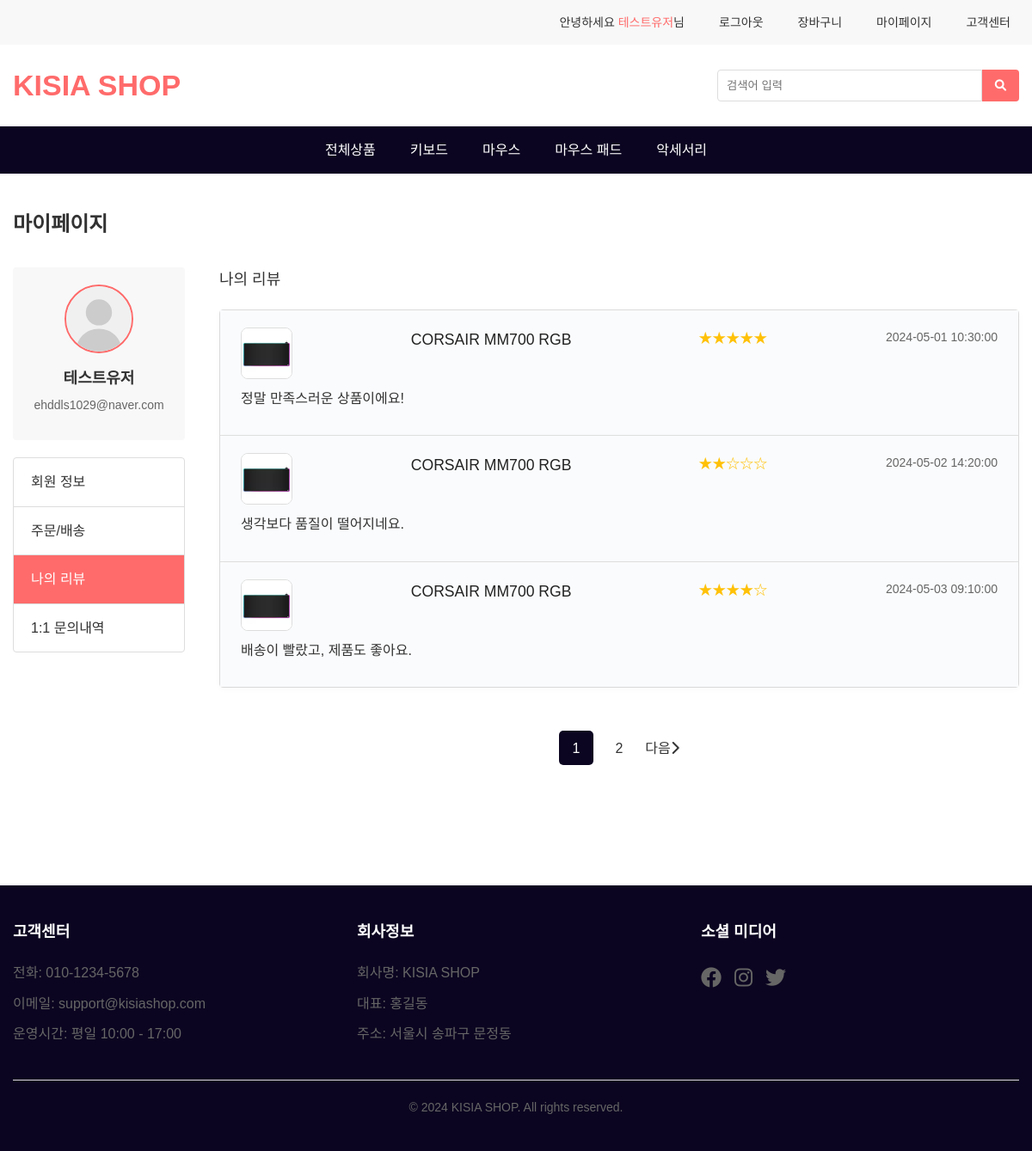
/mainmenu/mypage.php?tab=mypage_review.php (signed in), run on the app's committed database.
### tables this page shows
CREATE TABLE reviews (
    id INT AUTO_INCREMENT PRIMARY KEY,
    user_id INT,
    product_id INT,
    content TEXT NOT NULL,
    rating INT CHECK (rating BETWEEN 1 AND 5),
    image_url VARCHAR(255),
    created_at DATETIME DEFAULT CURRENT_TIMESTAMP,
    FOREIGN KEY (user_id) REFERENCES users(id) ON DELETE SET NULL,
    FOREIGN KEY (product_id) REFERENCES products(id) ON DELETE CASCADE
);

CREATE TABLE IF NOT EXISTS products (
  id INT AUTO_INCREMENT PRIMARY KEY,
  name VARCHAR(255) NOT NULL,
  short_description VARCHAR(255),
  description TEXT,
  price INT NOT NULL,
  stock INT DEFAULT 0,
  image_url VARCHAR(500),
  created_at DATETIME DEFAULT CURRENT_TIMESTAMP,
  deliver_price INT DEFAULT 0,
  category VARCHAR(255) NOT NULL,
  avg_rating FLOAT(2,1) DEFAULT 0,
  review_count INT DEFAULT 0
);

### mainmenu/queries/get_header_session.php (called while the page is built, shortened)
<?php
    $name = $_SESSION['name'] ?? '';
    $email = $_SESSION['email'] ?? '';
?>

### mainmenu/queries/get_mypage_review.php (called while the page is built, shortened)
<?php
    require_once '/var/www/html/mainmenu/common/db.php';
    $userId = $_SESSION['id'];
    $page = isset($_GET['page']) ? (int)$_GET['page'] : 1;
    $items_per_page = 3;
    $offset = ($page - 1) * $items_per_page;
    $sql = "
        SELECT
            reviews.id, reviews.content, reviews.rating, reviews.created_at,
            products.name, products.id as product_id, products.image_url
        FROM reviews
        JOIN products ON reviews.product_id = products.id
        WHERE reviews.user_id = ?
        LIMIT ?, ?
    ";
    $stmt = mysqli_prepare($conn, $sql);
    mysqli_stmt_bind_param($stmt, "iii", $userId, $offset, $items_per_page);
    mysqli_stmt_execute($stmt);
    $result = mysqli_stmt_get_result($stmt);
    $review = mysqli_fetch_all($result, MYSQLI_ASSOC);
    $count_sql = "SELECT COUNT(*) as total FROM reviews WHERE user_id = ?";
    $stmt_count = mysqli_prepare($conn, $count_sql);
    mysqli_stmt_bind_param($stmt_count, "i", $userId);
    mysqli_stmt_execute($stmt_count);
    $result_count = mysqli_stmt_get_result($stmt_count);
    $total_row = mysqli_fetch_assoc($result_count);
    $total_items = (int)$total_row['total'];
    $total_pages = ceil($total_items / $items_per_page);
?>

### mainmenu/mypage_review.php (the view, shortened to what this page needs)
<?php require_once 'queries/get_mypage_review.php'; ?>
        <div class="container">
            <div class="mypage-container">
                <h2 class="page-title">마이페이지</h2>
                <div class="mypage-content">
                    <div class="mypage-sidebar">
                        <div class="profile-section">
                            <div class="profile-image">
                                <img src="profile/default-profile.svg" alt="프로필 이미지">
                            </div>
                            <div class="profile-info">
                                <h3 class="profile-name"><?php echo htmlspecialchars($name); ?></h3>
                                <p class="profile-email"><?php echo htmlspecialchars($email); ?></p>
                            </div>
                        </div>
                        <ul class="mypage-menu">
                            <li><a href="mypage.php?tab=mypage_profile.php" data-section="profile-edit-section">회원 정보</a></li>
                            <li><a href="mypage.php?tab=mypage_order.php" data-section="order-section">주문/배송</a></li>
                            <li><a href="mypage.php?tab=mypage_review.php" data-section="review-section"  class="active">나의 리뷰</a></li>
                            <li><a href="mypage.php?tab=mypage_inquiry.php" data-section="inquiry-section">1:1 문의내역</a></li>
                        </ul>
                    </div>
                    <div class="mypage-section" id="review-section">
                        <h3>나의 리뷰</h3>
                        <div class="review-list">
                            <?php foreach($review as $r) : ?>
                                <div class="review-item">
                                    <div class="review-header">
                                        <img src="/<?php echo $r['image_url']; ?>" alt="상품 이미지">
                                        <a href="product_explain.php?id=<?php echo $r['product_id']; ?>"><h4><?php echo htmlspecialchars($r['name']); ?></h4></a>
                                        <span class="review-rating"><?php echo str_repeat('★', $r['rating']) . str_repeat('☆', 5 - $r['rating']); ?></span>
                                        <span class="review-date"><?php echo $r['created_at']; ?></span>
                                    </div>
                                    <div class="review-content">
                                        <p><?php echo $r['content']; ?></p>
                                    </div>
                                </div>
                            <?php endforeach; ?>
                        </div>
                        <div class="pagination" id="pagination">
                            <?php
                                for ($i = 1; $i <= $total_pages; $i++) {
                                    $active = $i == $page ? 'active' : '';
                                    echo "<a href='?page=$i' class='$active'>$i</a>";
                                }
                                if ($page < $total_pages) {
                                    $next_page = $page + 1;
                                    echo "<a href='?page=$next_page' class='next'>다음 <i class='fas fa-chevron-right'></i></a>";
                                }
                            ?>
                        </div>
                    </div>
                </div>
            </div>
        </div>

### mainmenu/css/style.css (style rules this page uses)
* { margin: 0; padding: 0; box-sizing: border-box; }
body { font-family: 'Noto Sans KR', sans-serif; line-height: 1.6; color: #333; }
.container { max-width: 1200px; margin: 0 auto; padding: 0 15px; }
a { text-decoration: none; color: inherit; }
ul { list-style: none; }

### mainmenu/css/mypage.css (style rules this page uses)
.mypage-container { padding: 40px 0; }
.page-title { margin-bottom: 30px; font-size: 24px; font-weight: 700; }
.mypage-content { display: flex; gap: 40px; }
.mypage-sidebar { width: 200px; flex-shrink: 0; }
.profile-section { background-color: #f8f8f8; border-radius: 4px; padding: 20px; margin-bottom: 20px; text-align: center; }
.profile-image { width: 80px; height: 80px; margin: 0 auto 15px; border-radius: 50%; overflow: hidden; border: 2px solid #ff6b6b; }
.profile-image img { width: 100%; height: 100%; object-fit: cover; }
.profile-info { margin-bottom: 10px; }
.profile-name { font-size: 18px; font-weight: 700; margin-bottom: 5px; color: #333; }
.profile-email { font-size: 14px; color: #666; }
.mypage-menu { list-style: none; padding: 0; margin: 0; border: 1px solid #ddd; border-radius: 4px; }
.mypage-menu li { border-bottom: 1px solid #ddd; }
.mypage-menu li:last-child { border-bottom: none; }
.mypage-menu a { display: block; padding: 15px 20px; color: #333; text-decoration: none; transition: all 0.3s ease; }
.mypage-menu a.active { background-color: #ff6b6b; color: white; }
.mypage-section { flex: 1; }
.mypage-section h3 { margin-bottom: 20px; font-size: 18px; font-weight: 500; }
.review-list { border: 1px solid #ddd; border-radius: 4px; }
.review-item { border-bottom: 1px solid #e0e0e0; padding: 20px 24px; background: #fafbfc; box-shadow: 0 2px 8px rgba(0,0,0,0.03); transition: box-shadow 0.2s; }
.review-item:last-child { border-bottom: none; }
.review-header { display: flex; justify-content: space-between; margin-bottom: 10px; }
.review-header img { width: 60px; height: 60px; object-fit: cover; border-radius: 8px; border: 1px solid #ddd; background: #fff; }
.review-header h4 { margin: 0 10px 0 0; font-size: 1.1rem; color: #222; font-weight: 500; flex: 1; }
.review-date { color: #666; font-size: 14px; }
.review-content { margin-bottom: 10px; }
.review-rating { color: #ffc107; margin-bottom: 10px; }
.pagination { display: flex ; justify-content: center; align-items: center; gap: 10px; margin: 50px 0; }
.pagination a { display: inline-flex ; align-items: center; justify-content: center; width: 40px; height: 40px; border-radius: 5px; background-color: white; color: #333; text-decoration: none; transition: all 0.3s; }
.pagination a.active { background-color: #0c0521; color: white; }

### mainmenu/common/footer.php (style rules this page uses)
.container { max-width: 1200px; margin: 0 auto; padding: 0 15px; }

### data on the page
reviews: product.image_url (picture), product.name "CORSAIR MM700 RGB", rating "★★★★★", created_at "2024-05-01 10:30:00", content "정말 만족스러운 상품이에요!"
reviews: product.image_url (picture), product.name "CORSAIR MM700 RGB", rating "★★", rating "☆☆☆", created_at "2024-05-02 14:20:00", content "생각보다 품질이 떨어지네요."
reviews: product.image_url (picture), product.name "CORSAIR MM700 RGB", rating "★★★★", rating "☆", created_at "2024-05-03 09:10:00", content "배송이 빨랐고, 제품도 좋아요."

### other printed values
$name "테스트유저"
$email "ehddls1029@naver.com"
